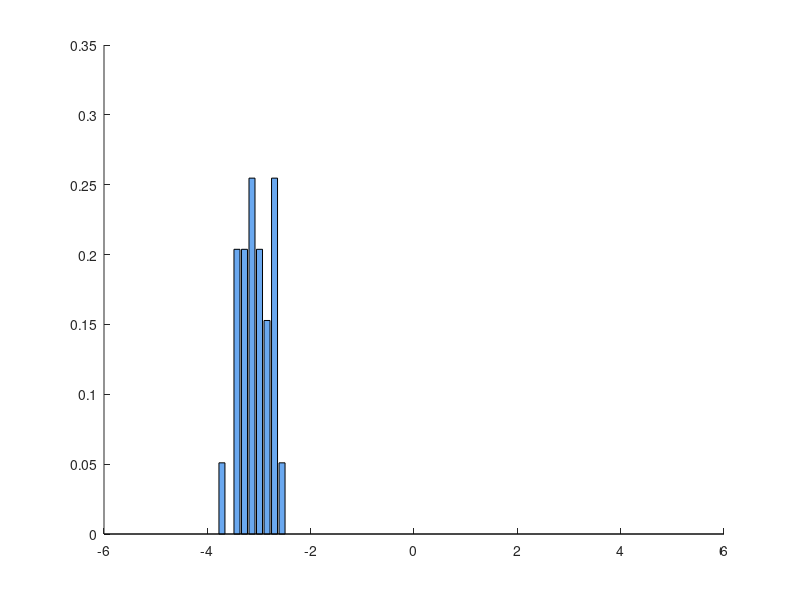

The MATLAB script that drew this image: (Note: this script raises an error after producing the figure.)

%%%
% Univariate model using Normal-Inverse gamma variables and Independent NGG's
%%%

clear all
%%
%Simulate the data

rng(123)

%Number of groups/sources
J = 2;

%Two components, so we only need one probability of success
p1_simul = [.2 .1];

%Initialise mu's and sigma^2's
sigma2_simul = [.1 .5 .5 1.5];
mu_simul = [-3 0 0 1];

%Simulate data conditionally on mu,sigma2
y_simul = cell(1,J);
%Number of observations in each group
n = [100 100];
n1 = zeros(1,J); %number of elements in the first group

for j = 1:J
    n1(j) = binornd(n(j),p1_simul(j));
    y_simul{j} = [normrnd(mu_simul((j-1)*2 + 1), sqrt(sigma2_simul((j-1)*2 + 1)), 1, n1(j)) normrnd(mu_simul((j-1)*2 + 2), sqrt(sigma2_simul((j-1)*2 + 2)), 1, n(j) - n1(j))];
end

%Plot of simulating distirbutions and data histograms

%Colors for histograms
Color_Hist = zeros(J*2,3);
Color_Hist(1,:) = [106 168 239]/255; %Component 1 is blue
Color_Hist(2,:) = [183 121 245]/255; %Component 12 is purple-ish
Color_Hist(3,:) = Color_Hist(2,:); %Component 21 is shared
Color_Hist(4,:) = [245 60 60]/255; %Component 3 is red

Color_Lines = zeros(J*2,3);
Color_Lines(1,:) = [0 0 1]; %Component 1 is blue
Color_Lines(2,:) = [120 49 168]/255; %Component 12 is purple-ish
Color_Lines(3,:) = Color_Lines(2,:); %Component 21 is shared
Color_Lines(4,:) = [1 0 0]; %Component 3 is red

figure(1)
dx = (max([y_simul{:}])-min([y_simul{:}]))/50;
xx = min([y_simul{:}])-.5:dx:max([y_simul{:}])+.5;
hold on
for j = 1:J
    [f_k] = hist(y_simul{j}(1:n1(j)),xx);
    bar(xx,p1_simul(j)*f_k/sum(f_k)/dx,'FaceColor',Color_Hist((j-1)*2 + 1,:),'facealpha',.5,'edgecolor','none');
    [f_k] = hist(y_simul{j}(n1(j)+1:n(j)),xx);
    bar(xx,(1-p1_simul(j))*f_k/sum(f_k)/dx,'FaceColor',Color_Hist((j-1)*2 + 2,:),'facealpha',.5,'edgecolor','none');
end
xx = min([y_simul{:}])-.5:0.01:max([y_simul{:}])+.5;
for j = 1:J
    yy = p1_simul(j) * normpdf(xx,mu_simul((j-1)*2 + 1),sqrt(sigma2_simul((j-1)*2 + 1))) + (1 - p1_simul(j)) * normpdf(xx,mu_simul((j-1)*2 + 2),sqrt(sigma2_simul((j-1)*2 + 2)));
    n1_xx = sum(xx<=mu_simul((j-1)*2 + 1)+sqrt(sigma2_simul((j-1)*2 + 1)));
    plot(xx(1:n1_xx),yy(1:n1_xx),'Color',Color_Lines((j-1)*2 + 1,:),'LineWidth',3)
    plot(xx(n1_xx:end),yy(n1_xx:end),'Color',Color_Lines((j-1)*2 + 2,:),'LineWidth',3)
end
axis tight
legend('Comp 1','Comp 12','Comp 21','Comp 3')
xlabel('Y')
%title('Simulating densities and simulated data','FontSize',15)
print(1,'-djpeg','data.jpeg')
close(1)

%%

%Initialise configuration and labels etc...

%Take the simulated data
y = y_simul;

%Gibbs
n_burn1 = 1000;
n_burn2 = 24000;
thin = 1;
n_save = 5000;
n_iter = n_burn1 + n_burn2 + thin*n_save;


%Allocation variables, number of clusters and unique values
Z = cell(1,J);
K = ones(1,J);
N = cell(1,J);

%New latent variables u
u = ones(1,J);
%Non-conjugate
s_u = 1*ones(1,J);
u_accept = zeros(1,J);
u_count = zeros(1,J);



%Parameters of NGG processes
kappa_0 = 0.01;

sigma_0 = .01;

%Hyperparameters of P0
%m0
s1 = 1000;
m0 = 0.25;

%k0
k0 = 0.62;

%Hyperparameters of sigma2
a_sigma2 = 2.07;
b_sigma2 = 0.66;

%For simulation of alpha with groups of different sizes
j1 = [0 1]; j2 = [0 1];
index_j = zeros(1,length(j1)*length(j2));
n_aux = prod(n) * ones(1,length(j1)*length(j2));
%This calculation is not very general!
for i1 = 1:length(j1)
    for i2 = 1:length(j2)
        index_j((i1-1)*length(j2) + i2) = j1(i1) + j2(i2);
        if i1 == 1
            n_aux((i1-1)*length(j2) + i2) = n_aux((i1-1)*length(j2) + i2) / n(1);
        end
        if i2 == 1
            n_aux((i1-1)*length(j2) + i2) = n_aux((i1-1)*length(j2) + i2) / n(2);
        end
    end
end

%Latent varuables in restaurants
% Sigma2 = cell(1,J);
% Mu = cell(1,J);

%All in one cluster
for j = 1:J
    %     Sigma2{j} = 1/gamrnd(a_sigma2,1/b_sigma2);
    %     Mu{j} = sqrt(Sigma2{j})*randn;
    N{j} = n(j);
    Z{j} = ones(1,n(j));
end

%Adaptive variance
tau = .234;
g_w = 0.7;

%Outputs
Z_out = cell(n_save,J);
N_out = cell(n_save,J);
K_out = zeros(n_save,J);
U_out = zeros(n_save,J);
Mu_out = cell(n_save,J);
Sigma2_out = cell(n_save,J);

%%

tic
for iter = 1:n_iter
    
    %For element ji, sample the table value, after removing the element from
    %the list
    
    for j = 1:J
        for i = 1:n(j)
            
            N{j}(Z{j}(i)) = N{j}(Z{j}(i)) - 1;
            %If the cluster is left empty the number of clusters is
            %affected, and I need to remove the unique value
            aloneN = 0;
            if N{j}(Z{j}(i)) == 0
                aloneN = 1;
            end
            
            %Weights for each dish
            f_k = -inf*ones(1,K(j)+1);
            %In the first position is the probability of a new table
            scale = b_sigma2/a_sigma2*(1+k0)/k0;
            f_k(1) = log( tpdf((y{j}(i)-m0)/sqrt(scale),2*a_sigma2)/sqrt(scale) );
            
            for k = 1:K(j)
                
                %People eating dish k excluding data point i
                index = find(Z{j}==k);
                index = setdiff(index, i);
                den = y{j}(index);
                
                if ~isempty(den)
                    sizeden = length(den);
                    sumden = sum(den);
                    meanden = sumden/sizeden;
                                        
                    k0_den = k0 + sizeden;
                    m0_den = (k0*m0 + sumden)/k0_den;
                    a_den = a_sigma2 + sizeden/2;
                    b_den = b_sigma2 + .5*(sum((den - meanden).^2) + k0*sizeden*(meanden - m0)^2/k0_den);
                    scale_aux = b_den/a_den*(1+k0_den)/k0_den;
                    
                    f_k(k + 1) = log( tpdf((y{j}(i)-m0_den)/sqrt(scale_aux),2*a_den)/sqrt(scale_aux) );
                end
            end
            
            w = [kappa_0 * (u(j)+1)^sigma_0 N{j} - sigma_0];
            
            %The (N{j} - sigma_0) term could be < 0!
            if aloneN
                w(1 + Z{j}(i)) = 0;
            end
            
            f_k = exp(f_k-max(f_k)) .* w;
            f_k = f_k/sum(f_k);
            
            cumsum_f_k = cumsum(f_k);
            hh = find(rand <= cumsum_f_k,1);
            
            if hh == 1
                
                %                 %Sample from conditional distirbution of latent
                %                 %variables
                %                 new_Sigma2 = 1/gamrnd(a_sigma2,1/b_sigma2);
                %                 new_Mu = sqrt(new_Sigma2)*randn;
                
                if aloneN%if aloneN==1 I only change the value of Eta{i}(Z(i,j))=Tau_new;
                    %Change the number of clusters that now are one less
                    %(The element was alone!)
                    %Change the unique value (update tau_new)
                    N{j}(Z{j}(i)) = 1;
                    
                    %                     Sigma2{j}(Z{j}(i)) = new_Sigma2;
                    %                     Mu{j}(Z{j}(i)) = new_Mu;
                else
                    %Add a new cluster of dimension one, with a new unique
                    %value
                    K(j) = K(j) + 1;
                    Z{j}(i) = K(j);
                    N{j} = [N{j} 1];
                    %                     Sigma2{j} = [Sigma2{j} new_Sigma2];
                    %                     Mu{j} = [Mu{j} new_Mu];
                end
                
            else %I pick one of the other clusters
                h = hh - 1;
                
                if aloneN
                    %I have one cluster less
                    K(j) = K(j) - 1;
                    h_aux = Z{j}(i);
                    Z{j}(i) = h;
                    N{j}(h) = N{j}(h) + 1;
                    %"Eliminate" the empty cluster
                    %                     Sigma2{j}(h_aux) = [];
                    %                     Mu{j}(h_aux) = [];
                    N{j}(h_aux) = [];
                    Z{j}(Z{j} > h_aux) = Z{j}(Z{j} > h_aux) - 1;
                else
                    %Same number of clusters, I am just moving the element Z(i,j)
                    Z{j}(i) = h;
                    N{j}(h)= N{j}(h) + 1;
                end
            end
        end
    end
    
    
    
    
    %%%%%%%%%%%%%%%%%%%%%%%%%%%%%%%%%%%%%%%%%%%
    %Acceleration step
    Sigma2 = cell(1,J);
    Mu = cell(1,J);
    for j = 1:J
        for k = 1:K(j)
            %All the people eating dish k in restaurant j
            dish_k = y{j}(Z{j}==k);
            size_k = length(dish_k);
            sum_k = sum(dish_k);
            mean_k = sum_k/size_k;
            k0_aux = k0 + size_k;
            
            Sigma2{j}(k) = 1/gamrnd(a_sigma2 + size_k/2,1/( b_sigma2 + .5*(sum((dish_k - mean_k).^2) + k0*size_k*(mean_k - m0)^2/k0_aux) ));
            Mu{j}(k) = normrnd((k0*m0+sum_k)/k0_aux,sqrt(Sigma2{j}(k)/k0_aux));
        end
    end
    

    
    %Update u_j
    for j = 1:J
        u_new = exp(log(u(j)) + sqrt(s_u(j))*randn);
        
        log_accept = n(j)*(log(u_new) - log(u(j)));
        log_accept = log_accept - kappa_0/sigma_0*((u_new+1)^sigma_0 - (u(j)+1)^sigma_0);
        log_accept = log_accept - (n(j) - K(j)*sigma_0) * (log(u_new+1) - log(u(j)+1));
        
        if (isreal(log_accept) == 0 )
            stop(1);
        end
        
        accept = 1;
        if (isnan(log_accept) == 1)
            accept = 0;
        elseif ( log_accept < 0 )
            accept = exp(log_accept);
        end
        
        u_accept(j) = u_accept(j) + accept;
        u_count(j) = u_count(j) + 1;
        
        if ( rand < accept )
            u(j) = u_new;
        end
        
        if iter > n_burn1
            s_u(j) = exp(log(s_u(j))+iter^(-g_w)*(accept-tau));
        end
    end
    

    
    %Saving the output
    if iter > (n_burn1 + n_burn2) && mod((iter - n_burn1 - n_burn2),thin) == 0
        
        iter_aux = (iter - n_burn1 - n_burn2)/thin;
        
        for j = 1:J
            Z_out{iter_aux,j} = Z{j};
            N_out{iter_aux,j} = N{j};
            Sigma2_out{iter_aux,j} = Sigma2{j};
            Mu_out{iter_aux,j} = Mu{j};
        end
        K_out(iter_aux,:) = K;
        U_out(iter_aux,:) = u;
    end
end
toc
%profile viewer

%%
save('N_Ind_NGG')


%% PLOTS
load('N_Ind_NGG')

%%
%Predictive
dg = (max([y_simul{:}])-min([y_simul{:}]))/100;
grid_pred = (min([y_simul{:}])-3):dg:(max([y_simul{:}])+3);
l_grid = length(grid_pred);
pred = zeros(J+1,l_grid);

for it = 1:n_save
    scale = b_sigma2/a_sigma2*(k0 + 1)/k0;
    %Predictive in source group
    for j = 1:J
        pred(j,:) = pred(j,:) + kappa_0 * (U_out(it,j)+1)^sigma_0/(kappa_0 * (U_out(it,j)+1)^sigma_0 + n(j) - K_out(it,j)*sigma_0) * tpdf((grid_pred-m0)/sqrt(scale),2*a_sigma2)/sqrt(scale);
        for k = 1:K_out(it,j)
            dish_k = y{j}(Z_out{it,j}==k);
            size_k = length(dish_k);
            sum_k = sum(dish_k);
            mean_k = sum_k/size_k;
            k0_k = k0 + size_k;
            m0_k = (k0*m0 + sum_k)/k0_k;
            a_k = a_sigma2 + size_k/2;
            b_k = b_sigma2 + .5*(sum((dish_k - mean_k).^2) + k0*size_k*(mean_k - m0)^2/k0_k);
            scale_k = b_k/a_k*(1+k0_k)/k0_k;
            
            pred(j,:) = pred(j,:) + (N_out{it,j}(k) - sigma_0)/(kappa_0 * (U_out(it,j)+1)^sigma_0 + n(j) - K_out(it,j)*sigma_0) * tpdf((grid_pred-m0_k)/sqrt(scale_k),2*a_k)/sqrt(scale_k);
        end
    end
    %Predictive of new restaurant
    %Only new cluster as DP's are iid here
    pred(J+1,:) = pred(J+1,:) + tpdf((grid_pred-m0)/sqrt(scale),2*a_sigma2)/sqrt(scale);
end

pred = pred/n_save;
sum(pred'*dg)

%Plot of predictive distirbutions and data histograms

%Predictive in groups
figure(1)
dx = (max([y_simul{:}])-min([y_simul{:}]))/25;
xx = min([y_simul{:}])-.5:dx:max([y_simul{:}])+.5;
hold on
for j = 1:J
    [f_k] = hist([y_simul{j}],xx);
    bar(xx,p1_simul(j)*f_k/sum(f_k)/dx,'FaceColor',Color_Hist((j-1)*2 + 1,:),'facealpha',.5,'edgecolor','none');
    [f_k] = hist(y_simul{j}(n1(j)+1:n(j)),xx);
    bar(xx,(1-p1_simul(j))*f_k/sum(f_k)/dx,'FaceColor',Color_Hist((j-1)*2 + 2,:),'facealpha',.5,'edgecolor','none');
end
xx = grid_pred;
plot(xx,pred(1,:),'-','LineWidth',3)
plot(xx,pred(2,:),'-.','LineWidth',3)
legend({'Comp 1','Comp 2 (Group 1)','Comp 2 (Group 2)','Comp 3','Predictive (Group 1)','Predictive (Group 2)'},'FontSize',15)
xlabel('Y', 'Fontsize', 15)
axis tight
title('')
print(1,'-djpeg','N_Ind_NGG_Sigma_Fixed_Pred_groups.jpeg')
print(1,'-depsc','N_Ind_NGG_Sigma_Fixed_Pred_groups.eps')
print(1,'-deps','N_Ind_NGG_Sigma_Fixed_Pred_groups_bw.eps')
close(1)

%Predictive new group
figure(2)
dx = (max([y_simul{:}])-min([y_simul{:}]))/25;
xx = min([y_simul{:}])-.5:dx:max([y_simul{:}])+.5;
hold on
[f_k] = hist([y_simul{:}],xx);
bar(xx,f_k/sum(f_k)/dx,'FaceColor',Color_Hist((j-1)*2 + 1,:),'facealpha',.5,'edgecolor','none');
xx = grid_pred;
plot(xx,pred(J+1,:),'LineWidth',3)
xlabel('Y', 'Fontsize', 15)
legend({'Data','Predictive new Group'}, 'Fontsize', 15)
axis tight
title('')
print(2,'-djpeg','N_Ind_NGG_Sigma_Fixed_Pred_Newgroup.jpeg')
print(2,'-depsc','N_Ind_NGG_Sigma_Fixed_Pred_Newgroup.eps')
print(2,'-deps','N_Ind_NGG_Sigma_Fixed_Pred_Newgroup_bw.eps')
close(2)

%% 
%Posterior total number of dishes
%AND
%Posterior number of clusters in restaurants

figure(3)
%Sum number of dishes in each restaurant: by definition they will be
%different (absolutely continuous P0!)
Kn_out = sum(K_out,2);

%Total number of dishes - Histogram
xx = unique(Kn_out);
ff = hist(Kn_out,xx);
bar(xx,ff/sum(ff));
axis tight
legend({'Number of Clusters (both Groups)'}, 'Fontsize', 15)
title('')
print(3,'-djpeg','N_Ind_NGG_Sigma_Fixed_Kn.jpeg')
print(3,'-depsc','N_Ind_NGG_Sigma_Fixed_Kn.eps')
print(3,'-deps','N_Ind_NGG_Sigma_Fixed_Kn_bw.eps')
close(3)


figure(4)
NumDish = K_out;

eps = [-0.13 0.13];

hold on
for j = 1:J
    xx = unique(NumDish(:,j));
    ff = hist(NumDish(:,j),xx);
    if j == 1
        bar(xx + eps(j),ff/sum(ff), 0.25,'FaceColor',Color_Hist(j,:),'facealpha',.55,'edgecolor','none');
        xx = unique(NumDish);
        XTick = num2str(unique(NumDish));
        set(gca,'xtick', xx)
        set(gca,'xticklabel', XTick)
    else
        bar(xx + eps(j),ff/sum(ff), 0.25,'FaceColor',Color_Hist(4,:),'facealpha',.55,'edgecolor','none');
    end
end
axis tight
title('')
legend({'Num Dishes Group 1', 'Num Dishes Group 2'}, 'Fontsize', 15)
print(4,'-djpeg','N_Ind_NGG_Sigma_Fixed_NumDishes.jpeg')
print(4,'-depsc','N_Ind_NGG_Sigma_Fixed_NumDishes.eps')
print(4,'-deps','N_Ind_NGG_Sigma_Fixed_NumDishes_bw.eps')
close(4)

%%
%LPML

CPO_j = cell(1,J);
CPO = zeros(1, sum(n));
for it = 1:n_save
    for j = 1:J
        aux = normpdf(y{j}, Mu_out{it,j}(Z_out{it,j}), sqrt(Sigma2_out{it,j}(Z_out{it,j})));
        CPO_j{j} = 1 ./ aux;
    end
    CPO = CPO + [CPO_j{:}];
end
LPML = sum(log( n_save ./ CPO ));
